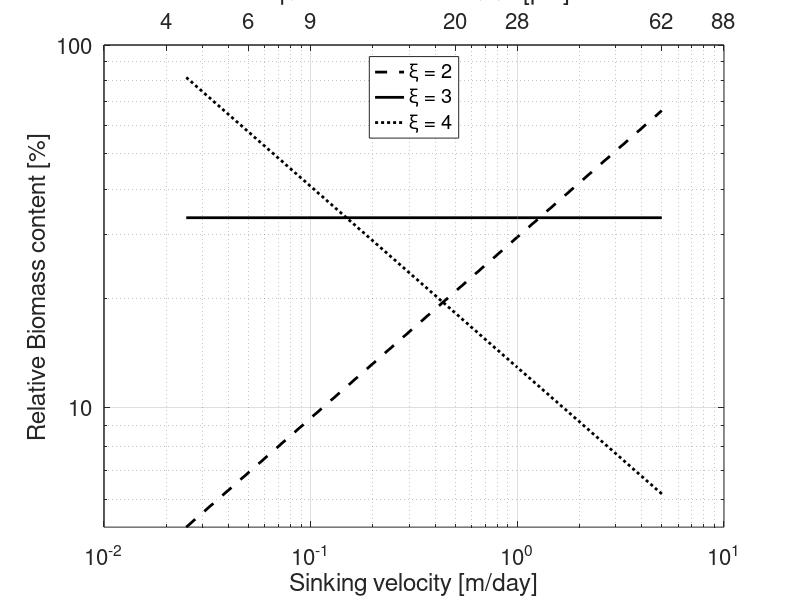

This figure's MATLAB source: (Note: this script raises an error after producing the figure.)
clear
% Set of marameters
wmax = 5; wmin = 0.025;
slope = 3; B0 = 1;

% Compute total biomass based on the paramters
Btot = B0/(wmax.^((3-slope)/2))*(2/(5-slope)*wmax.^((5-slope)/2) - 2/(5-slope)*wmin.^((5-slope)/2));
B0 = B0/Btot;
B0025_3 = B0*(0.025/wmax).^((3-slope)/2);
B1_3 = B0*(1/wmax).^((3-slope)/2);
B5_3 = B0*(5/wmax).^((3-slope)/2);

% For Junge slope = 2
slope = 2;
% Compute biomass of 1 largest particle necessary to keep total biomass constant
B0 = Btot*(wmax.^((3-slope)/2))/(2/(5-slope)*wmax.^((5-slope)/2) - 2/(5-slope)*wmin.^((5-slope)/2));
B0025_2 = B0*(0.025/wmax).^((3-slope)/2);
B1_2 = B0*(1/wmax).^((3-slope)/2);
B5_2 = B0*(5/wmax).^((3-slope)/2);

% For Junge slope = 4
slope = 4;
% Compute biomass of 1 largest particle necessary to keep total biomass constant
B0 = Btot*(wmax.^((3-slope)/2))/(2/(5-slope)*wmax.^((5-slope)/2) - 2/(5-slope)*wmin.^((5-slope)/2));
B0025_4 = B0*(0.025/wmax).^((3-slope)/2);
B1_4 = B0*(1/wmax).^((3-slope)/2);
B5_4 = B0*(5/wmax).^((3-slope)/2);

%%

% Set colors for each class
color0025 = [215,48,39]/256;
color1 = [39,100,25]/256;
color5 = [49,54,149]/256;

figure(2)
thew = [0.025 1 5];
h1 = loglog(thew,[B0025_3 B1_3 B5_3]./sum([B0025_3 B1_3 B5_3])*100,'-k','linewidth',2);
hold on
h2 = loglog(thew,[B0025_2 B1_2 B5_2]./sum([B0025_2 B1_2 B5_2])*100,'--k','linewidth',2);
h3 = loglog(thew,[B0025_4 B1_4 B5_4]./sum([B0025_4 B1_4 B5_4])*100,':k','linewidth',2);


scatter(thew,[B0025_3 B1_3 B5_3]./sum([B0025_3 B1_3 B5_3])*100,100,cat(1,color0025,color1,color5),'s','filled');
scatter(thew,[B0025_2 B1_2 B5_2]./sum([B0025_2 B1_2 B5_2])*100,100,cat(1,color0025,color1,color5),'s','filled');
scatter(thew,[B0025_4 B1_4 B5_4]./sum([B0025_4 B1_4 B5_4])*100,100,cat(1,color0025,color1,color5),'s','filled');


grid on
set(gca,'fontsize',16,'ytick',[0 10 100],'ylim',[0 100],'yticklabel',{'0','10','100'})
xlabel('Sinking velocity [m/day]')
ylabel('Relative Biomass content [%]')
legend([h2 h1 h3],'\xi = 2','\xi = 3','\xi = 4','location','north')
%s1 = gca;
%h = findobj(gcf,'type','axes') % Find the axes object in the GUI
%s = copyobj(h,gcf) % Copy axes object h into figure f1
%set(s,'xaxislocation','top','color','none','XLabel',' ','YLabel',' ')


% get the figure smaller to accomodate the 2nd x-axis later
POS = get(gca,'position');
set(gca,'position',[POS(1) POS(2) POS(3) POS(4)-0.05])

% create 2 x-axis
axes('position',get(gca,'position'),...
    'xlim',get(gca,'xlim'),...
    'xscale','log',...
    'ylim',get(gca,'ylim'),...
    'ytick',get(gca,'ytick'),...
    'yticklabel',{},...
    'yscale','log',...
    'fontsize',16,...
    'color','none',...
    'XAxisLocation','top')
hold on
% Parameters for Stokes sinking velocity equation
g = 9.81;                   % m/s2
rho_water = 1026;           % kg/m3
rho_part = 1.01*rho_water;   % kg/m3
viscosity = 1.48e-3;        % Pa.s

% If I want to set ticks at specific radii
% myxtick = [0:10:80];
% wseq = (2.*(rho_part-rho_water).*g.*(myxtick/1e6).^2)./(9.*viscosity)*86400;
% set(gca,'xtick',wseq,'xticklabel',myxtick)

% If I want to compute the radius at the velocities already ticked on the
% 1st x-axis
Xtick = get(gca,'xtick');
Xtick = [0.02 0.05 0.1 0.5 1 5 10];
for ii = 1:length(Xtick)
    
    % equivalent stokes' radius
    xticklab{ii} = num2str(sqrt((9*viscosity*Xtick(ii)/86400)./(2*g*(rho_part-rho_water)))*1e6,'%.0f');
    
end

set(gca,'xtick',Xtick,'xticklabel',xticklab)
xlabel('Equivalent Stokes radius [\mum]')
set(gcf,'color','w')
export_fig -r300 Fig4a.png
%%


%% This code plots the distribution of Particle, given a spectral slope and the number of LARGEST particle
clear
% Set colors for each class
color0025 = [215,48,39]/256;
color1 = [39,100,25]/256;
color5 = [49,54,149]/256;
counter = 1;
for spectral_slope = [2 3 4]
    
    % compute for the sinking velocity actually modeled
    ws = [0.025 1 5];
    N0 = 1971717;
    N = (ws/max(ws)).^-(spectral_slope/2)*N0;
    B = (ws/max(ws)).^((3-spectral_slope)/2);
    
    % Create the theoretical curve
    thexaxis = ws;
    theyaxis = (ws/max(ws)).^-(spectral_slope/2);
    theyaxis./sum(theyaxis)*100
    %
    
    figure(1)
    % theoretical curve
    if spectral_slope>3
        style = '--';
    elseif spectral_slope == 3
        style = '-';
    elseif spectral_slope <3
        style = ':';
    end

    % Plot N/N0
    h(counter) = plot(ws,theyaxis./sum(theyaxis)*100,'linestyle',style,'color','k','linewidth',2);
    hold on
    scatter(ws,theyaxis./sum(theyaxis)*100,100,cat(1,color0025,color1,color5),'s','filled')
    
    set(gca,'yscale','log','xscale','log','fontsize',16)
    grid on; axis tight;    
    
    xlabel('Sinking velocity [m/day]')
    %ylabel('Number of particles')
    xlim([0.01 10])
    counter = counter +1;
end
legend(h,'\xi = 2','\xi = 3','\xi = 4','location','northeast')
ylabel('Relative number of particles [%]')

% get the figure smaller to accomodate the 2nd x-axis later
POS = get(gca,'position');
set(gca,'position',[POS(1) POS(2) POS(3) POS(4)-0.05],'ytick',[0.01 0.1 1 10 100],'Yticklabel',{'0.01','0.1','1','10','100'}, 'ylim',[0.001 100])

% create 2 x-axis
axes('position',get(gca,'position'),...
    'xlim',get(gca,'xlim'),...
    'xscale','log',...
    'ylim',get(gca,'ylim'),...
    'ytick',get(gca,'ytick'),...
    'yticklabel',{},...
    'yscale','log',...
    'fontsize',16,...
    'color','none',...
    'XAxisLocation','top')
hold on
% Parameters for Stokes sinking velocity equation
g = 9.81;                   % m/s2
rho_water = 1026;           % kg/m3
rho_part = 1.01*rho_water;   % kg/m3
viscosity = 1.48e-3;        % Pa.s

% If I want to set ticks at specific radii
% myxtick = [0:10:80];
% wseq = (2.*(rho_part-rho_water).*g.*(myxtick/1e6).^2)./(9.*viscosity)*86400;
% set(gca,'xtick',wseq,'xticklabel',myxtick)

% If I want to compute the radius at the velocities already ticked on the
% 1st x-axis
Xtick = get(gca,'xtick');
Xtick = [0.02 0.05 0.1 0.5 1 5 10];
for ii = 1:length(Xtick)
    
    % equivalent stokes' radius
    xticklab{ii} = num2str(sqrt((9*viscosity*Xtick(ii)/86400)./(2*g*(rho_part-rho_water)))*1e6,'%.0f');
    
end

set(gca,'xtick',Xtick,'xticklabel',xticklab)
xlabel('Equivalent Stokes radius [\mum]')
set(gcf,'color','w')
export_fig -r300 Fig4b.png